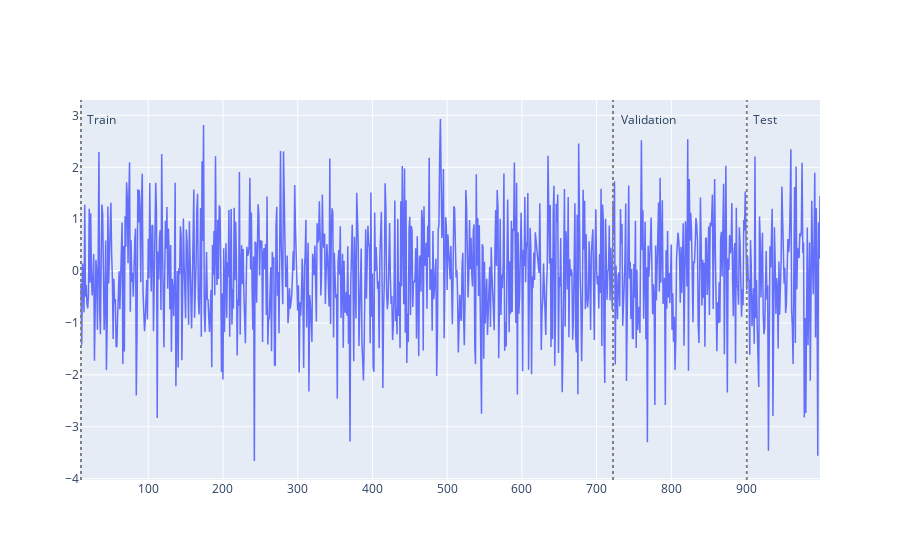

This figure's notebook cell:
### Code cell
import numpy as np
import pandas as pd
import wavy

# Start with any time series dataframe
df = pd.DataFrame({'price': np.random.randn(1000)}, index=range(1000))

# Create panels. Each panel is composed of a list of frames.
x, y = wavy.create_panels(df, lookback=10, horizon=1)

# x and y are contain the past and corresponding future data.
# lookback and horizon are the number of timesteps.
print("Lookback:", len(x[0]), "Horizon:", len(y[0]))

# Plot the target.
y.plot()

### Figure 1 — Plotly figure (JSON) as saved in the notebook; plotly's stock layout.template omitted (floating-point values rounded to 4 significant figures; data arrays with more than 128 entries replaced by an {"elided": "..."} marker saying what was removed)
{"data": [{"line": {"color": "#636EFA", "width": 1.5}, "mode": "lines", "name": "price", "type": "scatter", "x": {"elided": "990 int values"}, "y": {"elided": "990 float values"}}], "layout": {"annotations": [{"showarrow": false, "text": "Train", "x": 10, "xshift": 20, "y": 2.931}, {"showarrow": false, "text": "Validation", "x": 722, "xshift": 35, "y": 2.931}, {"showarrow": false, "text": "Test", "x": 901, "xshift": 18, "y": 2.931}], "shapes": [{"line": {"color": "gray", "dash": "dot"}, "opacity": 1, "type": "line", "x0": 10, "x1": 10, "xref": "x", "y0": 0, "y1": 1, "yref": "y domain"}, {"line": {"color": "gray", "dash": "dot"}, "opacity": 1, "type": "line", "x0": 722, "x1": 722, "xref": "x", "y0": 0, "y1": 1, "yref": "y domain"}, {"line": {"color": "gray", "dash": "dot"}, "opacity": 1, "type": "line", "x0": 901, "x1": 901, "xref": "x", "y0": 0, "y1": 1, "yref": "y domain"}]}}
